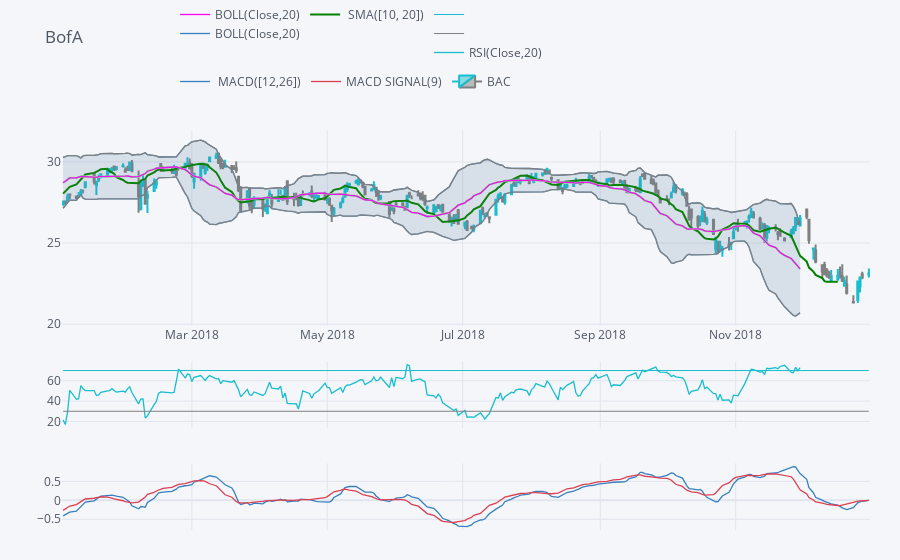

Notebook code for this chart:
### Code cell
qf.add_sma([10,20],width=2,color=['green','lightgreen'],legendgroup=True)
qf.add_rsi(periods=20,color='java')
qf.add_bollinger_bands(periods=20,boll_std=2,colors=['magenta','grey'],fill=True)
##qf.add_volume()
qf.add_macd()
qf.iplot()

### Figure 1 — Plotly figure (JSON) as saved in the notebook; plotly's stock layout.template omitted (floating-point values rounded to 4 significant figures; data arrays with more than 128 entries replaced by an {"elided": "..."} marker saying what was removed)
{"data": [{"legendgroup": "BOLL(Close,20)", "line": {"color": "rgba(55, 128, 191, 1.0)", "dash": "solid", "shape": "linear", "width": 1.3}, "mode": "lines", "name": "BOLL(Close,20)", "showlegend": true, "text": "", "type": "scatter", "x": {"elided": "251 str values"}, "y": {"elided": "251 mixed values"}, "yaxis": "y2"}, {"legendgroup": "BOLL(Close,20)", "line": {"color": "rgba(55, 128, 191, 0.8999999999999999)", "dash": "solid", "shape": "linear", "width": 1.3}, "mode": "lines", "name": "UPPER(Close,20)", "showlegend": false, "text": "", "type": "scatter", "x": {"elided": "251 str values"}, "y": {"elided": "251 mixed values"}, "yaxis": "y2"}, {"fill": "tonexty", "fillcolor": "rgba(55, 128, 191, 0.1)", "legendgroup": "BOLL(Close,20)", "line": {"color": "rgba(55, 128, 191, 0.7999999999999998)", "dash": "solid", "shape": "linear", "width": 1.3}, "mode": "lines", "name": "LOWER(Close,20)", "showlegend": false, "text": "", "type": "scatter", "x": {"elided": "251 str values"}, "y": {"elided": "251 mixed values"}, "yaxis": "y2"}, {"legendgroup": " SMA([10, 20])", "line": {"color": "rgba(0, 128, 0, 1.0)", "dash": "solid", "shape": "linear", "width": 2}, "mode": "lines", "name": " SMA([10, 20])", "showlegend": true, "text": "", "type": "scatter", "x": {"elided": "251 str values"}, "y": {"elided": "251 mixed values"}, "yaxis": "y2"}, {"legendgroup": " SMA([10, 20])", "line": {"color": "rgba(144, 238, 144, 1.0)", "dash": "solid", "shape": "linear", "width": 2}, "mode": "lines", "name": " SMA(20)", "showlegend": false, "text": "", "type": "scatter", "x": {"elided": "251 str values"}, "y": {"elided": "251 mixed values"}, "yaxis": "y2"}, {"legendgroup": "RSI(Close,20)", "line": {"color": "rgba(23, 190, 207, 1.0)", "dash": "solid", "shape": "linear", "width": 1.3}, "mode": "lines", "name": "RSI(Close,20)", "showlegend": true, "text": "", "type": "scatter", "x": {"elided": "251 str values"}, "y": {"elided": "251 mixed values"}, "yaxis": "y3"}, {"legendgroup": "RSI(Close,20)", "line": {"color": "grey", "width": 1}, "mode": "lines", "name": "", "showlegend": true, "text": "", "type": "scatter", "x": {"elided": "251 str values"}, "y": {"elided": "251 int values"}, "yaxis": "y3"}, {"legendgroup": "RSI(Close,20)", "line": {"color": "#17BECF", "width": 1}, "mode": "lines", "name": "", "showlegend": true, "text": "", "type": "scatter", "x": {"elided": "251 str values"}, "y": {"elided": "251 int values"}, "yaxis": "y3"}, {"legendgroup": "BOLL(Close,20)", "line": {"color": "rgba(255, 0, 255, 1.0)", "dash": "solid", "shape": "linear", "width": 1.3}, "mode": "lines", "name": "BOLL(Close,20)", "showlegend": true, "text": "", "type": "scatter", "x": {"elided": "251 str values"}, "y": {"elided": "251 mixed values"}, "yaxis": "y2"}, {"legendgroup": "BOLL(Close,20)", "line": {"color": "rgba(128, 128, 128, 1.0)", "dash": "solid", "shape": "linear", "width": 1.3}, "mode": "lines", "name": "UPPER(Close,20)", "showlegend": false, "text": "", "type": "scatter", "x": {"elided": "251 str values"}, "y": {"elided": "251 mixed values"}, "yaxis": "y2"}, {"fill": "tonexty", "fillcolor": "rgba(128, 128, 128, 0.1)", "legendgroup": "BOLL(Close,20)", "line": {"color": "rgba(128, 128, 128, 0.8999999999999999)", "dash": "solid", "shape": "linear", "width": 1.3}, "mode": "lines", "name": "LOWER(Close,20)", "showlegend": false, "text": "", "type": "scatter", "x": {"elided": "251 str values"}, "y": {"elided": "251 mixed values"}, "yaxis": "y2"}, {"line": {"color": "rgba(55, 128, 191, 1.0)", "dash": "solid", "shape": "linear", "width": 1.3}, "mode": "lines", "name": " MACD([12,26])", "text": "", "type": "scatter", "x": {"elided": "251 str values"}, "y": {"elided": "251 float values"}, "yaxis": "y4"}, {"line": {"color": "rgba(219, 64, 82, 1.0)", "dash": "solid", "shape": "linear", "width": 1.3}, "mode": "lines", "name": "MACD SIGNAL(9)", "text": "", "type": "scatter", "x": {"elided": "251 str values"}, "y": {"elided": "251 float values"}, "yaxis": "y4"}, {"close": {"elided": "251 float values"}, "decreasing": {"line": {"color": "#808080"}}, "high": {"elided": "251 float values"}, "increasing": {"line": {"color": "#17BECF"}}, "low": {"elided": "251 float values"}, "name": "BAC", "open": {"elided": "251 float values"}, "showlegend": true, "type": "candlestick", "x": {"elided": "251 str values"}, "yaxis": "y2"}], "layout": {"legend": {"bgcolor": "#F5F6F9", "font": {"color": "#4D5663"}, "orientation": "h", "x": 0.3, "y": 0.95, "yanchor": "bottom"}, "margin": {"b": 30, "l": 30, "r": 30, "t": 30}, "paper_bgcolor": "#F5F6F9", "plot_bgcolor": "#F5F6F9", "showlegend": true, "title": {"font": {"color": "#4D5663"}, "text": "BofA "}, "xaxis": {"anchor": "y2", "gridcolor": "#E1E5ED", "rangeselector": {"bgcolor": "rgba(150, 200, 250, 1)", "buttons": [{"count": 1, "label": "1m", "step": "month", "stepmode": "backward"}, {"count": 1, "label": "1y", "step": "year", "stepmode": "backward"}], "font": {"size": 13}, "visible": false, "x": 0, "y": 0.9}, "rangeslider": {"visible": false}, "showgrid": true, "tickfont": {"color": "#4D5663"}, "title": {"font": {"color": "#4D5663"}, "text": ""}, "zerolinecolor": "#E1E5ED"}, "yaxis": {"gridcolor": "#E1E5ED", "showgrid": true, "showticklabels": false, "tickfont": {"color": "#4D5663"}, "title": {"font": {"color": "#4D5663"}, "text": ""}, "zerolinecolor": "#E1E5ED"}, "yaxis2": {"domain": [0.46, 0.9], "gridcolor": "#E1E5ED", "showgrid": true, "tickfont": {"color": "#4D5663"}, "title": {"font": {"color": "#4D5663"}, "text": ""}, "zerolinecolor": "#E1E5ED"}, "yaxis3": {"domain": [0.23, 0.38], "gridcolor": "#E1E5ED", "showgrid": true, "tickfont": {"color": "#4D5663"}, "title": {"font": {"color": "#4D5663"}, "text": ""}, "zerolinecolor": "#E1E5ED"}, "yaxis4": {"domain": [0, 0.15], "gridcolor": "#E1E5ED", "showgrid": true, "tickfont": {"color": "#4D5663"}, "title": {"font": {"color": "#4D5663"}, "text": ""}, "zerolinecolor": "#E1E5ED"}}}
